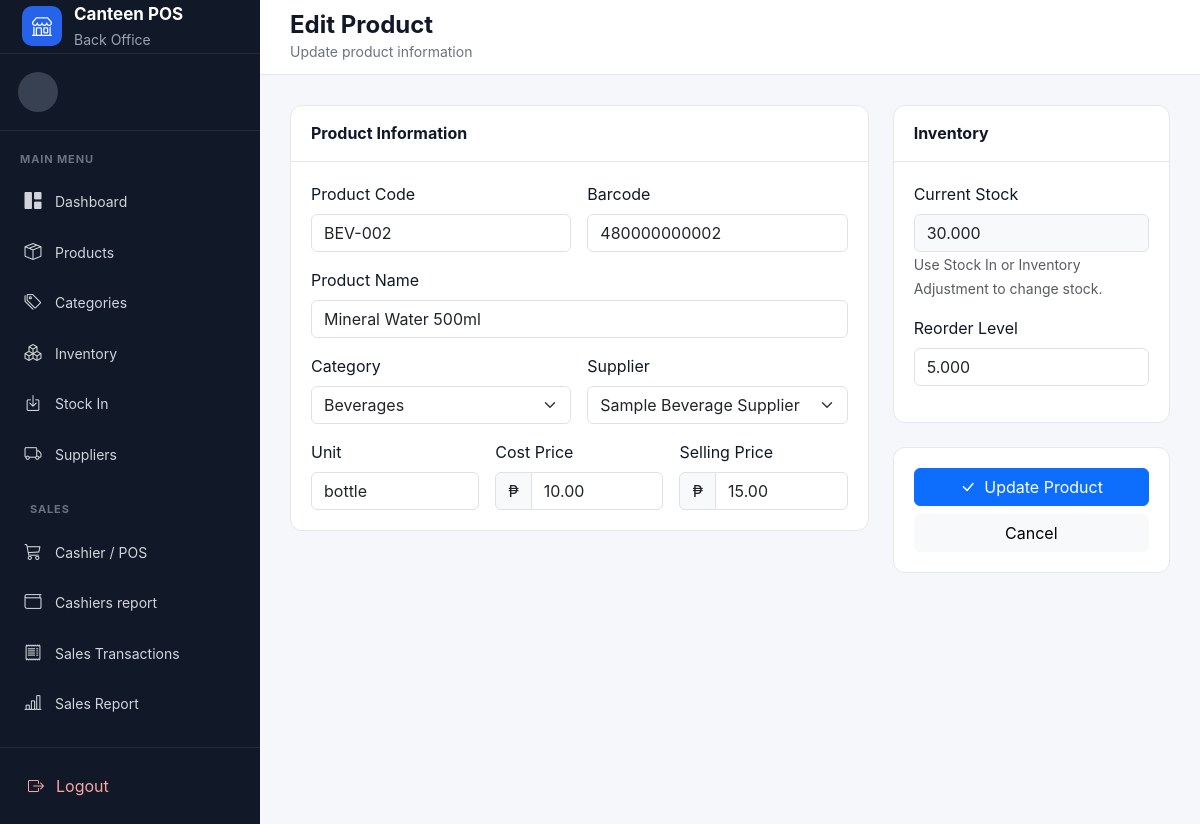
The app's page /products/edit.php?id=2 with its own data.
### tables this page shows
CREATE TABLE products (

    id INT UNSIGNED AUTO_INCREMENT PRIMARY KEY,

    product_code VARCHAR(50) NOT NULL UNIQUE,

    barcode VARCHAR(100) DEFAULT NULL UNIQUE,

    product_name VARCHAR(150) NOT NULL,

    category_id INT UNSIGNED DEFAULT NULL,

    supplier_id INT UNSIGNED DEFAULT NULL,

    unit VARCHAR(30) NOT NULL DEFAULT 'pcs',

    cost_price DECIMAL(12,2) NOT NULL DEFAULT 0.00,

    selling_price DECIMAL(12,2) NOT NULL DEFAULT 0.00,

    stock DECIMAL(12,3) NOT NULL DEFAULT 0.000,

    reorder_level DECIMAL(12,3) NOT NULL DEFAULT 5.000,

    status ENUM(
        'active',
        'inactive'
    ) NOT NULL DEFAULT 'active',

    created_at TIMESTAMP DEFAULT CURRENT_TIMESTAMP,

    updated_at TIMESTAMP DEFAULT CURRENT_TIMESTAMP
        ON UPDATE CURRENT_TIMESTAMP,

    CONSTRAINT fk_products_category
        FOREIGN KEY (category_id)
        REFERENCES categories(id)
        ON DELETE SET NULL
        ON UPDATE CASCADE,

    CONSTRAINT fk_products_supplier
        FOREIGN KEY (supplier_id)
        REFERENCES suppliers(id)
        ON DELETE SET NULL
        ON UPDATE CASCADE,

    INDEX idx_product_name (product_name),

    INDEX idx_product_barcode (barcode),

    INDEX idx_product_category (category_id)

);

CREATE TABLE categories (

    id INT UNSIGNED AUTO_INCREMENT PRIMARY KEY,

    category_name VARCHAR(100) NOT NULL UNIQUE,

    description VARCHAR(255) DEFAULT NULL,

    status ENUM(
        'active',
        'inactive'
    ) NOT NULL DEFAULT 'active',

    created_at TIMESTAMP DEFAULT CURRENT_TIMESTAMP,

    updated_at TIMESTAMP DEFAULT CURRENT_TIMESTAMP
        ON UPDATE CURRENT_TIMESTAMP

);

CREATE TABLE suppliers (

    id INT UNSIGNED AUTO_INCREMENT PRIMARY KEY,

    supplier_code VARCHAR(30) NOT NULL UNIQUE,

    supplier_name VARCHAR(150) NOT NULL,

    contact_person VARCHAR(100) DEFAULT NULL,

    contact_number VARCHAR(50) DEFAULT NULL,

    email VARCHAR(100) DEFAULT NULL,

    address VARCHAR(255) DEFAULT NULL,

    status ENUM(
        'active',
        'inactive'
    ) NOT NULL DEFAULT 'active',

    created_at TIMESTAMP DEFAULT CURRENT_TIMESTAMP,

    updated_at TIMESTAMP DEFAULT CURRENT_TIMESTAMP
        ON UPDATE CURRENT_TIMESTAMP

);

### products/edit.php (the view, shortened to what this page needs)
<?php
require_once __DIR__ . "/../config/database.php";
$id = (int)($_GET['id'] ?? 0);
$stmt = $pdo->prepare("
    SELECT *
    FROM products
    WHERE id = ?
    LIMIT 1
");
$stmt->execute([$id]);
$product = $stmt->fetch();
$categories = $pdo->query("
    SELECT id, category_name
    FROM categories
    WHERE status = 'active'
    ORDER BY category_name
")->fetchAll();
$suppliers = $pdo->query("
    SELECT id, supplier_name
    FROM suppliers
    WHERE status = 'active'
    ORDER BY supplier_name
")->fetchAll();
require_once __DIR__ . "/../includes/header.php";
require_once __DIR__ . "/../includes/sidebar.php";
?>
<main class="main-content">
    <header class="topbar">
        <div class="page-heading">
            <h4>
                Edit Product
            </h4>
            <small>
                Update product information
            </small>
        </div>
    </header>
    <section class="content-area">
        <form method="POST">
            <div class="row g-4">
                <div class="col-lg-8">
                    <div class="dashboard-card">
                        <div class="dashboard-card-header">
                            <h6>
                                Product Information
                            </h6>
                        </div>
                        <div class="dashboard-card-body">
                            <div class="row g-3">
                                <div class="col-md-6">
                                    <label class="form-label">
                                        Product Code
                                    </label>
                                    <input
                                        type="text"
                                        name="product_code"
                                        class="form-control"
                                        value="<?= htmlspecialchars(
                                            $product['product_code']
                                        ) ?>"
                                        required
                                    >
                                </div>
                                <div class="col-md-6">
                                    <label class="form-label">
                                        Barcode
                                    </label>
                                    <input
                                        type="text"
                                        name="barcode"
                                        class="form-control"
                                        value="<?= htmlspecialchars(
                                            $product['barcode'] ?? ''
                                        ) ?>"
                                    >
                                </div>
                                <div class="col-12">
                                    <label class="form-label">
                                        Product Name
                                    </label>
                                    <input
                                        type="text"
                                        name="product_name"
                                        class="form-control"
                                        value="<?= htmlspecialchars(
                                            $product['product_name']
                                        ) ?>"
                                        required
                                    >
                                </div>
                                <div class="col-md-6">
                                    <label class="form-label">
                                        Category
                                    </label>
                                    <select
                                        name="category_id"
                                        class="form-select"
                                    >
                                        <?php foreach ($categories as $category): ?>
                                            <option
                                                value="<?= $category['id'] ?>"
                                                <?= (
                                                    $product['category_id']
                                                    == $category['id']
                                                )
                                                    ? 'selected'
                                                    : ''
                                                ?>
                                            >
                                                <?= htmlspecialchars(
                                                    $category['category_name']
                                                ) ?>
                                            </option>
                                        <?php endforeach; ?>
                                    </select>
                                </div>
                                <div class="col-md-6">
                                    <label class="form-label">
                                        Supplier
                                    </label>
                                    <select
                                        name="supplier_id"
                                        class="form-select"
                                    >
                                        <?php foreach ($suppliers as $supplier): ?>
                                            <option
                                                value="<?= $supplier['id'] ?>"
                                                <?= (
                                                    $product['supplier_id']
                                                    == $supplier['id']
                                                )
                                                    ? 'selected'
                                                    : ''
                                                ?>
                                            >
                                                <?= htmlspecialchars(
                                                    $supplier['supplier_name']
                                                ) ?>
                                            </option>
                                        <?php endforeach; ?>
                                    </select>
                                </div>
                                <div class="col-md-4">
                                    <label class="form-label">
                                        Unit
                                    </label>
                                    <input
                                        type="text"
                                        name="unit"
                                        class="form-control"
                                        value="<?= htmlspecialchars(
                                            $product['unit']
                                        ) ?>"
                                    >
                                </div>
                                <div class="col-md-4">
                                    <label class="form-label">
                                        Cost Price
                                    </label>
                                    <div class="input-group">
                                        <span class="input-group-text">
                                            ₱
                                        </span>
                                        <input
                                            type="number"
                                            name="cost_price"
                                            class="form-control"
                                            step="0.01"
                                            min="0"
                                            value="<?= htmlspecialchars(
                                                $product['cost_price']
                                            ) ?>"
                                        >
                                    </div>
                                </div>
                                <div class="col-md-4">
                                    <label class="form-label">
                                        Selling Price
                                    </label>
                                    <div class="input-group">
                                        <span class="input-group-text">
                                            ₱
                                        </span>
                                        <input
                                            type="number"
                                            name="selling_price"
                                            class="form-control"
                                            step="0.01"
                                            min="0"
                                            value="<?= htmlspecialchars(
                                                $product['selling_price']
                                            ) ?>"
                                        >
                                    </div>
                                </div>
                            </div>
                        </div>
                    </div>
                </div>
                <div class="col-lg-4">
                    <div class="dashboard-card">
                        <div class="dashboard-card-header">
                            <h6>
                                Inventory
                            </h6>
                        </div>
                        <div class="dashboard-card-body">
                            <div class="mb-3">
                                <label class="form-label">
                                    Current Stock
                                </label>
                                <input
                                    type="text"
                                    class="form-control bg-light"
                                    value="<?= number_format(
                                        $product['stock'],
                                        3
                                    ) ?>"
                                    readonly
                                >
                                <small class="text-muted">
                                    Use Stock In or Inventory Adjustment
                                    to change stock.
                                </small>
                            </div>
                            <div class="mb-3">
                                <label class="form-label">
                                    Reorder Level
                                </label>
                                <input
                                    type="number"
                                    name="reorder_level"
                                    class="form-control"
                                    step="0.001"
                                    min="0"
                                    value="<?= htmlspecialchars(
                                        $product['reorder_level']
                                    ) ?>"
                                >
                            </div>
                        </div>
                    </div>
                    <div class="dashboard-card mt-4">
                        <div class="dashboard-card-body">
                            <div class="d-grid gap-2">
                                <button
                                    type="submit"
                                    class="btn btn-primary"
                                >
                                    <i class="bi bi-check-lg me-1"></i>
                                    Update Product
                                </button>
                                <a
                                    href="index.php"
                                    class="btn btn-light"
                                >
                                    Cancel
                                </a>
                            </div>
                        </div>
                    </div>
                </div>
            </div>
        </form>
    </section>
</main>
<?php require_once __DIR__ . "/../includes/footer.php"; ?>

### assets/css/dashboard.css (style rules this page uses)
:root { --sidebar-width: 260px; --sidebar-bg: #111827; --sidebar-hover: #1f2937; --sidebar-active: #2563eb; --body-bg: #f5f7fb; --text-dark: #111827; --text-muted: #6b7280; --border-color: #e5e7eb; }
* { box-sizing: border-box; }
body { margin: 0; background: var(--body-bg); color: var(--text-dark); font-family: Inter, -apple-system, BlinkMacSystemFont, "Segoe UI", sans-serif; }
.main-content { margin-left: var(--sidebar-width); min-height: 100vh; }
.topbar { height: 75px; background: #fff; border-bottom: 1px solid var(--border-color); display: flex; align-items: center; justify-content: space-between; padding: 0 30px; }
.page-heading h4 { margin: 0; font-weight: 700; }
.page-heading small { color: var(--text-muted); }
.content-area { padding: 30px; }
.dashboard-card { background: #fff; border: 1px solid var(--border-color); border-radius: 12px; overflow: hidden; }
.dashboard-card-header { padding: 18px 20px; border-bottom: 1px solid var(--border-color); display: flex; align-items: center; justify-content: space-between; }
.dashboard-card-header h6 { margin: 0; font-weight: 700; }
.dashboard-card-body { padding: 20px; }

### records on screen
products: product_code "BEV-002", barcode "480000000002", product_name "Mineral Water 500ml", category_id "Beverages", supplier_id "Sample Beverage Supplier", unit "bottle", cost_price "10.00", selling_price "15.00", stock "30.000", reorder_level "5.000"
